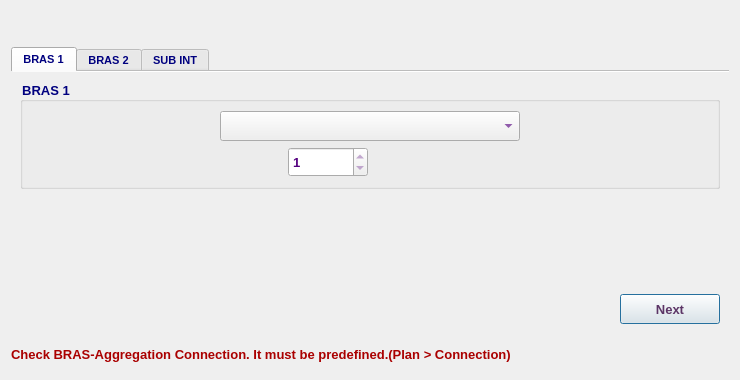
<?xml version="1.0" encoding="UTF-8"?>
<ui version="4.0">
 <class>MA5600SingleAggBrasPlanDialog</class>
 <widget class="QDialog" name="MA5600SingleAggBrasPlanDialog">
  <property name="geometry">
   <rect>
    <x>0</x>
    <y>0</y>
    <width>740</width>
    <height>380</height>
   </rect>
  </property>
  <property name="minimumSize">
   <size>
    <width>740</width>
    <height>380</height>
   </size>
  </property>
  <property name="maximumSize">
   <size>
    <width>741</width>
    <height>380</height>
   </size>
  </property>
  <property name="font">
   <font>
    <family>Tahoma</family>
    <pointsize>10</pointsize>
   </font>
  </property>
  <property name="windowTitle">
   <string>BRAS Plan</string>
  </property>
  <property name="windowIcon">
   <iconset resource="../../../../../image.qrc">
    <normaloff>:/Image/router.png</normaloff>:/Image/router.png</iconset>
  </property>
  <layout class="QVBoxLayout" name="verticalLayout_4">
   <item>
    <widget class="QLabel" name="dslamLbl">
     <property name="minimumSize">
      <size>
       <width>0</width>
       <height>30</height>
      </size>
     </property>
     <property name="maximumSize">
      <size>
       <width>16777215</width>
       <height>25</height>
      </size>
     </property>
     <property name="baseSize">
      <size>
       <width>0</width>
       <height>30</height>
      </size>
     </property>
     <property name="font">
      <font>
       <family>Tahoma</family>
       <pointsize>10</pointsize>
       <weight>75</weight>
       <bold>true</bold>
      </font>
     </property>
     <property name="styleSheet">
      <string notr="true">color: rgb(85, 0, 127);</string>
     </property>
     <property name="text">
      <string/>
     </property>
     <property name="alignment">
      <set>Qt::AlignCenter</set>
     </property>
    </widget>
   </item>
   <item>
    <widget class="QTabWidget" name="tabWidget">
     <property name="font">
      <font>
       <family>MS Shell Dlg 2</family>
       <pointsize>8</pointsize>
       <weight>75</weight>
       <bold>true</bold>
      </font>
     </property>
     <property name="styleSheet">
      <string notr="true">color: rgb(0, 0, 127);</string>
     </property>
     <property name="currentIndex">
      <number>0</number>
     </property>
     <property name="documentMode">
      <bool>true</bool>
     </property>
     <widget class="QWidget" name="bras1Tab">
      <attribute name="title">
       <string>BRAS 1</string>
      </attribute>
      <layout class="QVBoxLayout" name="verticalLayout_5">
       <item>
        <widget class="QGroupBox" name="groupBox">
         <property name="font">
          <font>
           <family>Tahoma</family>
           <pointsize>10</pointsize>
           <weight>75</weight>
           <bold>true</bold>
          </font>
         </property>
         <property name="styleSheet">
          <string notr="true"/>
         </property>
         <property name="title">
          <string>BRAS 1</string>
         </property>
         <layout class="QVBoxLayout" name="verticalLayout">
          <item>
           <layout class="QHBoxLayout" name="horizontalLayout">
            <item>
             <spacer name="horizontalSpacer">
              <property name="font">
               <font>
                <family>Tahoma</family>
                <pointsize>10</pointsize>
               </font>
              </property>
              <property name="orientation">
               <enum>Qt::Horizontal</enum>
              </property>
              <property name="sizeHint" stdset="0">
               <size>
                <width>40</width>
                <height>20</height>
               </size>
              </property>
             </spacer>
            </item>
            <item>
             <widget class="QComboBox" name="bras1CB">
              <property name="minimumSize">
               <size>
                <width>300</width>
                <height>30</height>
               </size>
              </property>
              <property name="maximumSize">
               <size>
                <width>300</width>
                <height>30</height>
               </size>
              </property>
              <property name="font">
               <font>
                <family>Tahoma</family>
                <pointsize>10</pointsize>
                <weight>75</weight>
                <bold>true</bold>
               </font>
              </property>
              <property name="styleSheet">
               <string notr="true">color: rgb(85, 0, 127);</string>
              </property>
             </widget>
            </item>
            <item>
             <spacer name="horizontalSpacer_2">
              <property name="font">
               <font>
                <family>Tahoma</family>
                <pointsize>10</pointsize>
               </font>
              </property>
              <property name="orientation">
               <enum>Qt::Horizontal</enum>
              </property>
              <property name="sizeHint" stdset="0">
               <size>
                <width>40</width>
                <height>20</height>
               </size>
              </property>
             </spacer>
            </item>
           </layout>
          </item>
          <item>
           <layout class="QHBoxLayout" name="horizontalLayout_3">
            <item>
             <widget class="QLabel" name="b1a1Lbl">
              <property name="sizePolicy">
               <sizepolicy hsizetype="Preferred" vsizetype="Fixed">
                <horstretch>0</horstretch>
                <verstretch>0</verstretch>
               </sizepolicy>
              </property>
              <property name="minimumSize">
               <size>
                <width>250</width>
                <height>30</height>
               </size>
              </property>
              <property name="maximumSize">
               <size>
                <width>300</width>
                <height>30</height>
               </size>
              </property>
              <property name="font">
               <font>
                <family>Tahoma</family>
                <pointsize>10</pointsize>
                <weight>75</weight>
                <bold>true</bold>
               </font>
              </property>
              <property name="text">
               <string/>
              </property>
              <property name="wordWrap">
               <bool>true</bool>
              </property>
             </widget>
            </item>
            <item>
             <widget class="QSpinBox" name="bras1Agg1EthSB">
              <property name="minimumSize">
               <size>
                <width>80</width>
                <height>30</height>
               </size>
              </property>
              <property name="maximumSize">
               <size>
                <width>80</width>
                <height>30</height>
               </size>
              </property>
              <property name="font">
               <font>
                <family>Tahoma</family>
                <pointsize>10</pointsize>
                <weight>75</weight>
                <bold>true</bold>
               </font>
              </property>
              <property name="styleSheet">
               <string notr="true">color: rgb(85, 0, 127);</string>
              </property>
              <property name="readOnly">
               <bool>true</bool>
              </property>
              <property name="minimum">
               <number>-1</number>
              </property>
              <property name="maximum">
               <number>1000</number>
              </property>
              <property name="value">
               <number>1</number>
              </property>
             </widget>
            </item>
            <item>
             <spacer name="horizontalSpacer_3">
              <property name="font">
               <font>
                <family>Tahoma</family>
                <pointsize>10</pointsize>
               </font>
              </property>
              <property name="orientation">
               <enum>Qt::Horizontal</enum>
              </property>
              <property name="sizeHint" stdset="0">
               <size>
                <width>40</width>
                <height>20</height>
               </size>
              </property>
             </spacer>
            </item>
           </layout>
          </item>
         </layout>
        </widget>
       </item>
       <item>
        <spacer name="verticalSpacer">
         <property name="orientation">
          <enum>Qt::Vertical</enum>
         </property>
         <property name="sizeHint" stdset="0">
          <size>
           <width>20</width>
           <height>40</height>
          </size>
         </property>
        </spacer>
       </item>
       <item>
        <layout class="QHBoxLayout" name="horizontalLayout_12">
         <item>
          <spacer name="horizontalSpacer_10">
           <property name="font">
            <font>
             <family>Tahoma</family>
             <pointsize>10</pointsize>
            </font>
           </property>
           <property name="orientation">
            <enum>Qt::Horizontal</enum>
           </property>
           <property name="sizeHint" stdset="0">
            <size>
             <width>40</width>
             <height>20</height>
            </size>
           </property>
          </spacer>
         </item>
         <item>
          <widget class="QPushButton" name="next1Btn">
           <property name="enabled">
            <bool>true</bool>
           </property>
           <property name="sizePolicy">
            <sizepolicy hsizetype="Preferred" vsizetype="Preferred">
             <horstretch>0</horstretch>
             <verstretch>0</verstretch>
            </sizepolicy>
           </property>
           <property name="minimumSize">
            <size>
             <width>100</width>
             <height>30</height>
            </size>
           </property>
           <property name="maximumSize">
            <size>
             <width>200</width>
             <height>30</height>
            </size>
           </property>
           <property name="font">
            <font>
             <family>Tahoma</family>
             <pointsize>10</pointsize>
             <weight>75</weight>
             <bold>true</bold>
            </font>
           </property>
           <property name="styleSheet">
            <string notr="true">color: rgb(92, 53, 102);</string>
           </property>
           <property name="text">
            <string>Next</string>
           </property>
           <property name="icon">
            <iconset resource="../../../../../image.qrc">
             <normaloff>:/Image/next.png</normaloff>:/Image/next.png</iconset>
           </property>
           <property name="iconSize">
            <size>
             <width>20</width>
             <height>20</height>
            </size>
           </property>
          </widget>
         </item>
        </layout>
       </item>
      </layout>
     </widget>
     <widget class="QWidget" name="bras2Tab">
      <attribute name="title">
       <string>BRAS 2</string>
      </attribute>
      <layout class="QVBoxLayout" name="verticalLayout_6">
       <item>
        <widget class="QCheckBox" name="bras2EnCB">
         <property name="font">
          <font>
           <family>Tahoma</family>
           <pointsize>10</pointsize>
           <weight>75</weight>
           <bold>true</bold>
          </font>
         </property>
         <property name="styleSheet">
          <string notr="true">color: rgb(170, 0, 0);</string>
         </property>
         <property name="text">
          <string>BRAS2 Enabel</string>
         </property>
         <property name="checked">
          <bool>true</bool>
         </property>
        </widget>
       </item>
       <item>
        <widget class="QGroupBox" name="bras2GB">
         <property name="font">
          <font>
           <family>Tahoma</family>
           <pointsize>10</pointsize>
           <weight>75</weight>
           <bold>true</bold>
          </font>
         </property>
         <property name="title">
          <string>BRAS 2</string>
         </property>
         <layout class="QVBoxLayout" name="verticalLayout_2">
          <item>
           <layout class="QHBoxLayout" name="horizontalLayout_4">
            <item>
             <spacer name="horizontalSpacer_5">
              <property name="font">
               <font>
                <family>Tahoma</family>
                <pointsize>10</pointsize>
               </font>
              </property>
              <property name="orientation">
               <enum>Qt::Horizontal</enum>
              </property>
              <property name="sizeHint" stdset="0">
               <size>
                <width>40</width>
                <height>20</height>
               </size>
              </property>
             </spacer>
            </item>
            <item>
             <widget class="QComboBox" name="bras2CB">
              <property name="minimumSize">
               <size>
                <width>300</width>
                <height>30</height>
               </size>
              </property>
              <property name="maximumSize">
               <size>
                <width>300</width>
                <height>30</height>
               </size>
              </property>
              <property name="font">
               <font>
                <family>Tahoma</family>
                <pointsize>10</pointsize>
                <weight>75</weight>
                <bold>true</bold>
               </font>
              </property>
              <property name="styleSheet">
               <string notr="true">color: rgb(85, 0, 127);</string>
              </property>
             </widget>
            </item>
            <item>
             <spacer name="horizontalSpacer_6">
              <property name="font">
               <font>
                <family>Tahoma</family>
                <pointsize>10</pointsize>
               </font>
              </property>
              <property name="orientation">
               <enum>Qt::Horizontal</enum>
              </property>
              <property name="sizeHint" stdset="0">
               <size>
                <width>40</width>
                <height>20</height>
               </size>
              </property>
             </spacer>
            </item>
           </layout>
          </item>
          <item>
           <layout class="QHBoxLayout" name="horizontalLayout_5">
            <item>
             <widget class="QLabel" name="b2a1Lbl">
              <property name="sizePolicy">
               <sizepolicy hsizetype="Expanding" vsizetype="Expanding">
                <horstretch>0</horstretch>
                <verstretch>0</verstretch>
               </sizepolicy>
              </property>
              <property name="minimumSize">
               <size>
                <width>250</width>
                <height>30</height>
               </size>
              </property>
              <property name="maximumSize">
               <size>
                <width>300</width>
                <height>30</height>
               </size>
              </property>
              <property name="font">
               <font>
                <family>Tahoma</family>
                <pointsize>10</pointsize>
                <weight>75</weight>
                <bold>true</bold>
               </font>
              </property>
              <property name="styleSheet">
               <string notr="true">color: rgb(0, 0, 127);</string>
              </property>
              <property name="text">
               <string/>
              </property>
              <property name="wordWrap">
               <bool>true</bool>
              </property>
             </widget>
            </item>
            <item>
             <widget class="QSpinBox" name="bras2Agg1EthSB">
              <property name="minimumSize">
               <size>
                <width>80</width>
                <height>30</height>
               </size>
              </property>
              <property name="maximumSize">
               <size>
                <width>80</width>
                <height>30</height>
               </size>
              </property>
              <property name="font">
               <font>
                <family>Tahoma</family>
                <pointsize>10</pointsize>
                <weight>75</weight>
                <bold>true</bold>
               </font>
              </property>
              <property name="styleSheet">
               <string notr="true">color: rgb(85, 0, 127);</string>
              </property>
              <property name="readOnly">
               <bool>true</bool>
              </property>
              <property name="minimum">
               <number>-1</number>
              </property>
              <property name="maximum">
               <number>1000</number>
              </property>
              <property name="value">
               <number>1</number>
              </property>
             </widget>
            </item>
            <item>
             <spacer name="horizontalSpacer_7">
              <property name="font">
               <font>
                <family>Tahoma</family>
                <pointsize>10</pointsize>
               </font>
              </property>
              <property name="orientation">
               <enum>Qt::Horizontal</enum>
              </property>
              <property name="sizeHint" stdset="0">
               <size>
                <width>40</width>
                <height>20</height>
               </size>
              </property>
             </spacer>
            </item>
           </layout>
          </item>
         </layout>
        </widget>
       </item>
       <item>
        <spacer name="verticalSpacer_2">
         <property name="orientation">
          <enum>Qt::Vertical</enum>
         </property>
         <property name="sizeHint" stdset="0">
          <size>
           <width>20</width>
           <height>40</height>
          </size>
         </property>
        </spacer>
       </item>
       <item>
        <layout class="QHBoxLayout" name="horizontalLayout_13">
         <item>
          <widget class="QPushButton" name="back2Btn">
           <property name="enabled">
            <bool>true</bool>
           </property>
           <property name="sizePolicy">
            <sizepolicy hsizetype="Preferred" vsizetype="Preferred">
             <horstretch>0</horstretch>
             <verstretch>0</verstretch>
            </sizepolicy>
           </property>
           <property name="minimumSize">
            <size>
             <width>100</width>
             <height>30</height>
            </size>
           </property>
           <property name="maximumSize">
            <size>
             <width>200</width>
             <height>30</height>
            </size>
           </property>
           <property name="font">
            <font>
             <family>Tahoma</family>
             <pointsize>10</pointsize>
             <weight>75</weight>
             <bold>true</bold>
            </font>
           </property>
           <property name="styleSheet">
            <string notr="true">color: rgb(92, 53, 102);</string>
           </property>
           <property name="text">
            <string>Back</string>
           </property>
           <property name="icon">
            <iconset resource="../../../../../image.qrc">
             <normaloff>:/Image/back.png</normaloff>:/Image/back.png</iconset>
           </property>
           <property name="iconSize">
            <size>
             <width>20</width>
             <height>20</height>
            </size>
           </property>
          </widget>
         </item>
         <item>
          <spacer name="horizontalSpacer_11">
           <property name="font">
            <font>
             <family>Tahoma</family>
             <pointsize>10</pointsize>
            </font>
           </property>
           <property name="orientation">
            <enum>Qt::Horizontal</enum>
           </property>
           <property name="sizeHint" stdset="0">
            <size>
             <width>40</width>
             <height>20</height>
            </size>
           </property>
          </spacer>
         </item>
         <item>
          <widget class="QPushButton" name="next2Btn">
           <property name="enabled">
            <bool>true</bool>
           </property>
           <property name="sizePolicy">
            <sizepolicy hsizetype="Preferred" vsizetype="Preferred">
             <horstretch>0</horstretch>
             <verstretch>0</verstretch>
            </sizepolicy>
           </property>
           <property name="minimumSize">
            <size>
             <width>100</width>
             <height>30</height>
            </size>
           </property>
           <property name="maximumSize">
            <size>
             <width>200</width>
             <height>30</height>
            </size>
           </property>
           <property name="font">
            <font>
             <family>Tahoma</family>
             <pointsize>10</pointsize>
             <weight>75</weight>
             <bold>true</bold>
            </font>
           </property>
           <property name="styleSheet">
            <string notr="true">color: rgb(92, 53, 102);</string>
           </property>
           <property name="text">
            <string>Next</string>
           </property>
           <property name="icon">
            <iconset resource="../../../../../image.qrc">
             <normaloff>:/Image/next.png</normaloff>:/Image/next.png</iconset>
           </property>
           <property name="iconSize">
            <size>
             <width>20</width>
             <height>20</height>
            </size>
           </property>
          </widget>
         </item>
        </layout>
       </item>
      </layout>
     </widget>
     <widget class="QWidget" name="subIntTab">
      <attribute name="title">
       <string>SUB INT</string>
      </attribute>
      <layout class="QVBoxLayout" name="verticalLayout_7">
       <item>
        <widget class="QGroupBox" name="groupBox_3">
         <property name="font">
          <font>
           <family>Tahoma</family>
           <pointsize>10</pointsize>
           <weight>75</weight>
           <bold>true</bold>
          </font>
         </property>
         <property name="styleSheet">
          <string notr="true">color: rgb(0, 0, 127);</string>
         </property>
         <property name="title">
          <string>VLANs</string>
         </property>
         <layout class="QVBoxLayout" name="verticalLayout_3">
          <item>
           <layout class="QHBoxLayout" name="horizontalLayout_8">
            <item>
             <widget class="QLabel" name="label_5">
              <property name="minimumSize">
               <size>
                <width>70</width>
                <height>30</height>
               </size>
              </property>
              <property name="maximumSize">
               <size>
                <width>70</width>
                <height>30</height>
               </size>
              </property>
              <property name="font">
               <font>
                <family>Tahoma</family>
                <pointsize>10</pointsize>
                <weight>75</weight>
                <bold>true</bold>
               </font>
              </property>
              <property name="styleSheet">
               <string notr="true">color: rgb(0, 0, 127);</string>
              </property>
              <property name="text">
               <string>VLAN</string>
              </property>
             </widget>
            </item>
            <item>
             <widget class="QComboBox" name="vlan500CB">
              <property name="minimumSize">
               <size>
                <width>100</width>
                <height>30</height>
               </size>
              </property>
              <property name="maximumSize">
               <size>
                <width>100</width>
                <height>30</height>
               </size>
              </property>
              <property name="font">
               <font>
                <family>Tahoma</family>
                <pointsize>10</pointsize>
                <weight>75</weight>
                <bold>true</bold>
               </font>
              </property>
              <property name="styleSheet">
               <string notr="true">color: rgb(85, 0, 127);</string>
              </property>
             </widget>
            </item>
            <item>
             <widget class="QLineEdit" name="v500DescLE">
              <property name="sizePolicy">
               <sizepolicy hsizetype="Expanding" vsizetype="Preferred">
                <horstretch>0</horstretch>
                <verstretch>0</verstretch>
               </sizepolicy>
              </property>
              <property name="minimumSize">
               <size>
                <width>300</width>
                <height>30</height>
               </size>
              </property>
              <property name="maximumSize">
               <size>
                <width>8000</width>
                <height>30</height>
               </size>
              </property>
              <property name="font">
               <font>
                <family>Tahoma</family>
                <pointsize>10</pointsize>
                <weight>75</weight>
                <bold>true</bold>
               </font>
              </property>
              <property name="styleSheet">
               <string notr="true">color: rgb(85, 0, 127);</string>
              </property>
              <property name="readOnly">
               <bool>true</bool>
              </property>
              <property name="placeholderText">
               <string>NN-S9303-Agg#-PPPOE-VLAN5XX-EQ-T-P-SN</string>
              </property>
             </widget>
            </item>
           </layout>
          </item>
          <item>
           <layout class="QHBoxLayout" name="horizontalLayout_9">
            <item>
             <widget class="QLabel" name="label_6">
              <property name="minimumSize">
               <size>
                <width>70</width>
                <height>30</height>
               </size>
              </property>
              <property name="maximumSize">
               <size>
                <width>70</width>
                <height>30</height>
               </size>
              </property>
              <property name="font">
               <font>
                <family>Tahoma</family>
                <pointsize>10</pointsize>
                <weight>75</weight>
                <bold>true</bold>
               </font>
              </property>
              <property name="styleSheet">
               <string notr="true">color: rgb(0, 0, 127);</string>
              </property>
              <property name="text">
               <string>VLAN</string>
              </property>
             </widget>
            </item>
            <item>
             <widget class="QComboBox" name="vlan600CB">
              <property name="minimumSize">
               <size>
                <width>100</width>
                <height>30</height>
               </size>
              </property>
              <property name="maximumSize">
               <size>
                <width>100</width>
                <height>30</height>
               </size>
              </property>
              <property name="font">
               <font>
                <family>Tahoma</family>
                <pointsize>10</pointsize>
                <weight>75</weight>
                <bold>true</bold>
               </font>
              </property>
              <property name="styleSheet">
               <string notr="true">color: rgb(85, 0, 127);</string>
              </property>
             </widget>
            </item>
            <item>
             <widget class="QLineEdit" name="v600DescLE">
              <property name="sizePolicy">
               <sizepolicy hsizetype="Expanding" vsizetype="Preferred">
                <horstretch>0</horstretch>
                <verstretch>0</verstretch>
               </sizepolicy>
              </property>
              <property name="minimumSize">
               <size>
                <width>300</width>
                <height>30</height>
               </size>
              </property>
              <property name="maximumSize">
               <size>
                <width>8000</width>
                <height>30</height>
               </size>
              </property>
              <property name="font">
               <font>
                <family>Tahoma</family>
                <pointsize>10</pointsize>
                <weight>75</weight>
                <bold>true</bold>
               </font>
              </property>
              <property name="styleSheet">
               <string notr="true">color: rgb(85, 0, 127);</string>
              </property>
              <property name="readOnly">
               <bool>true</bool>
              </property>
              <property name="placeholderText">
               <string>NN-S9303-Agg#-PPPOE-VLAN5XX-EQ-T-P-SN</string>
              </property>
             </widget>
            </item>
           </layout>
          </item>
          <item>
           <layout class="QHBoxLayout" name="horizontalLayout_10">
            <item>
             <widget class="QLabel" name="label_7">
              <property name="minimumSize">
               <size>
                <width>70</width>
                <height>30</height>
               </size>
              </property>
              <property name="maximumSize">
               <size>
                <width>70</width>
                <height>30</height>
               </size>
              </property>
              <property name="font">
               <font>
                <family>Tahoma</family>
                <pointsize>10</pointsize>
                <weight>75</weight>
                <bold>true</bold>
               </font>
              </property>
              <property name="styleSheet">
               <string notr="true">color: rgb(0, 0, 127);</string>
              </property>
              <property name="text">
               <string>VLAN</string>
              </property>
             </widget>
            </item>
            <item>
             <widget class="QComboBox" name="vlan700CB">
              <property name="minimumSize">
               <size>
                <width>100</width>
                <height>30</height>
               </size>
              </property>
              <property name="maximumSize">
               <size>
                <width>100</width>
                <height>30</height>
               </size>
              </property>
              <property name="font">
               <font>
                <family>Tahoma</family>
                <pointsize>10</pointsize>
                <weight>75</weight>
                <bold>true</bold>
               </font>
              </property>
              <property name="styleSheet">
               <string notr="true">color: rgb(85, 0, 127);</string>
              </property>
             </widget>
            </item>
            <item>
             <widget class="QLineEdit" name="v700DescLE">
              <property name="sizePolicy">
               <sizepolicy hsizetype="Expanding" vsizetype="Preferred">
                <horstretch>0</horstretch>
                <verstretch>0</verstretch>
               </sizepolicy>
              </property>
              <property name="minimumSize">
               <size>
                <width>300</width>
                <height>30</height>
               </size>
              </property>
              <property name="maximumSize">
               <size>
                <width>8000</width>
                <height>30</height>
               </size>
              </property>
              <property name="font">
               <font>
                <family>Tahoma</family>
                <pointsize>10</pointsize>
                <weight>75</weight>
                <bold>true</bold>
               </font>
              </property>
              <property name="styleSheet">
               <string notr="true">color: rgb(85, 0, 127);</string>
              </property>
              <property name="readOnly">
               <bool>true</bool>
              </property>
              <property name="placeholderText">
               <string>NN-S9303-Agg#-PPPOE-VLAN5XX-EQ-T-P-SN</string>
              </property>
             </widget>
            </item>
           </layout>
          </item>
          <item>
           <layout class="QHBoxLayout" name="horizontalLayout_11">
            <item>
             <widget class="QLabel" name="label_8">
              <property name="minimumSize">
               <size>
                <width>70</width>
                <height>30</height>
               </size>
              </property>
              <property name="maximumSize">
               <size>
                <width>70</width>
                <height>30</height>
               </size>
              </property>
              <property name="font">
               <font>
                <family>Tahoma</family>
                <pointsize>10</pointsize>
                <weight>75</weight>
                <bold>true</bold>
               </font>
              </property>
              <property name="styleSheet">
               <string notr="true">color: rgb(0, 0, 127);</string>
              </property>
              <property name="text">
               <string>VLAN</string>
              </property>
             </widget>
            </item>
            <item>
             <widget class="QComboBox" name="vlan800CB">
              <property name="minimumSize">
               <size>
                <width>100</width>
                <height>30</height>
               </size>
              </property>
              <property name="maximumSize">
               <size>
                <width>100</width>
                <height>30</height>
               </size>
              </property>
              <property name="font">
               <font>
                <family>Tahoma</family>
                <pointsize>10</pointsize>
                <weight>75</weight>
                <bold>true</bold>
               </font>
              </property>
              <property name="styleSheet">
               <string notr="true">color: rgb(85, 0, 127);</string>
              </property>
             </widget>
            </item>
            <item>
             <widget class="QLineEdit" name="v800DescLE">
              <property name="sizePolicy">
               <sizepolicy hsizetype="Expanding" vsizetype="Preferred">
                <horstretch>0</horstretch>
                <verstretch>0</verstretch>
               </sizepolicy>
              </property>
              <property name="minimumSize">
               <size>
                <width>300</width>
                <height>30</height>
               </size>
              </property>
              <property name="maximumSize">
               <size>
                <width>8000</width>
                <height>30</height>
               </size>
              </property>
              <property name="font">
               <font>
                <family>Tahoma</family>
                <pointsize>10</pointsize>
                <weight>75</weight>
                <bold>true</bold>
               </font>
              </property>
              <property name="styleSheet">
               <string notr="true">color: rgb(85, 0, 127);</string>
              </property>
              <property name="readOnly">
               <bool>true</bool>
              </property>
              <property name="placeholderText">
               <string>NN-S9303-Agg#-PPPOE-VLAN5XX-EQ-T-P-SN</string>
              </property>
             </widget>
            </item>
           </layout>
          </item>
         </layout>
        </widget>
       </item>
       <item>
        <spacer name="verticalSpacer_3">
         <property name="orientation">
          <enum>Qt::Vertical</enum>
         </property>
         <property name="sizeHint" stdset="0">
          <size>
           <width>20</width>
           <height>40</height>
          </size>
         </property>
        </spacer>
       </item>
       <item>
        <layout class="QHBoxLayout" name="horizontalLayout_7">
         <item>
          <widget class="QPushButton" name="back3Btn">
           <property name="enabled">
            <bool>true</bool>
           </property>
           <property name="sizePolicy">
            <sizepolicy hsizetype="Preferred" vsizetype="Preferred">
             <horstretch>0</horstretch>
             <verstretch>0</verstretch>
            </sizepolicy>
           </property>
           <property name="minimumSize">
            <size>
             <width>100</width>
             <height>30</height>
            </size>
           </property>
           <property name="maximumSize">
            <size>
             <width>200</width>
             <height>30</height>
            </size>
           </property>
           <property name="font">
            <font>
             <family>Tahoma</family>
             <pointsize>10</pointsize>
             <weight>75</weight>
             <bold>true</bold>
            </font>
           </property>
           <property name="styleSheet">
            <string notr="true">color: rgb(92, 53, 102);</string>
           </property>
           <property name="text">
            <string>Back</string>
           </property>
           <property name="icon">
            <iconset resource="../../../../../image.qrc">
             <normaloff>:/Image/back.png</normaloff>:/Image/back.png</iconset>
           </property>
           <property name="iconSize">
            <size>
             <width>20</width>
             <height>20</height>
            </size>
           </property>
          </widget>
         </item>
         <item>
          <spacer name="horizontalSpacer_9">
           <property name="font">
            <font>
             <family>Tahoma</family>
             <pointsize>10</pointsize>
            </font>
           </property>
           <property name="orientation">
            <enum>Qt::Horizontal</enum>
           </property>
           <property name="sizeHint" stdset="0">
            <size>
             <width>40</width>
             <height>20</height>
            </size>
           </property>
          </spacer>
         </item>
         <item>
          <widget class="QPushButton" name="okBtn">
           <property name="enabled">
            <bool>false</bool>
           </property>
           <property name="sizePolicy">
            <sizepolicy hsizetype="Preferred" vsizetype="Preferred">
             <horstretch>0</horstretch>
             <verstretch>0</verstretch>
            </sizepolicy>
           </property>
           <property name="minimumSize">
            <size>
             <width>110</width>
             <height>30</height>
            </size>
           </property>
           <property name="maximumSize">
            <size>
             <width>200</width>
             <height>30</height>
            </size>
           </property>
           <property name="font">
            <font>
             <family>Tahoma</family>
             <pointsize>10</pointsize>
             <weight>75</weight>
             <bold>true</bold>
            </font>
           </property>
           <property name="styleSheet">
            <string notr="true">color: rgb(92, 53, 102);</string>
           </property>
           <property name="text">
            <string>Confirm</string>
           </property>
           <property name="icon">
            <iconset resource="../../../../../image.qrc">
             <normaloff>:/Image/plan.png</normaloff>:/Image/plan.png</iconset>
           </property>
           <property name="iconSize">
            <size>
             <width>20</width>
             <height>20</height>
            </size>
           </property>
          </widget>
         </item>
        </layout>
       </item>
      </layout>
     </widget>
    </widget>
   </item>
   <item>
    <widget class="QLabel" name="infoLbl">
     <property name="minimumSize">
      <size>
       <width>0</width>
       <height>30</height>
      </size>
     </property>
     <property name="maximumSize">
      <size>
       <width>16777215</width>
       <height>30</height>
      </size>
     </property>
     <property name="font">
      <font>
       <family>Tahoma</family>
       <pointsize>10</pointsize>
       <weight>75</weight>
       <bold>true</bold>
      </font>
     </property>
     <property name="styleSheet">
      <string notr="true">color: rgb(170, 0, 0);</string>
     </property>
     <property name="text">
      <string>Check BRAS-Aggregation Connection. It must be predefined.(Plan &gt; Connection)</string>
     </property>
    </widget>
   </item>
  </layout>
 </widget>
 <tabstops>
  <tabstop>bras1CB</tabstop>
  <tabstop>bras1Agg1EthSB</tabstop>
  <tabstop>bras2CB</tabstop>
  <tabstop>bras2Agg1EthSB</tabstop>
  <tabstop>vlan500CB</tabstop>
  <tabstop>v500DescLE</tabstop>
  <tabstop>vlan600CB</tabstop>
  <tabstop>v600DescLE</tabstop>
  <tabstop>vlan700CB</tabstop>
  <tabstop>v700DescLE</tabstop>
  <tabstop>vlan800CB</tabstop>
  <tabstop>v800DescLE</tabstop>
  <tabstop>okBtn</tabstop>
 </tabstops>
 <resources>
  <include location="../../../../../image.qrc"/>
 </resources>
 <connections/>
</ui>
